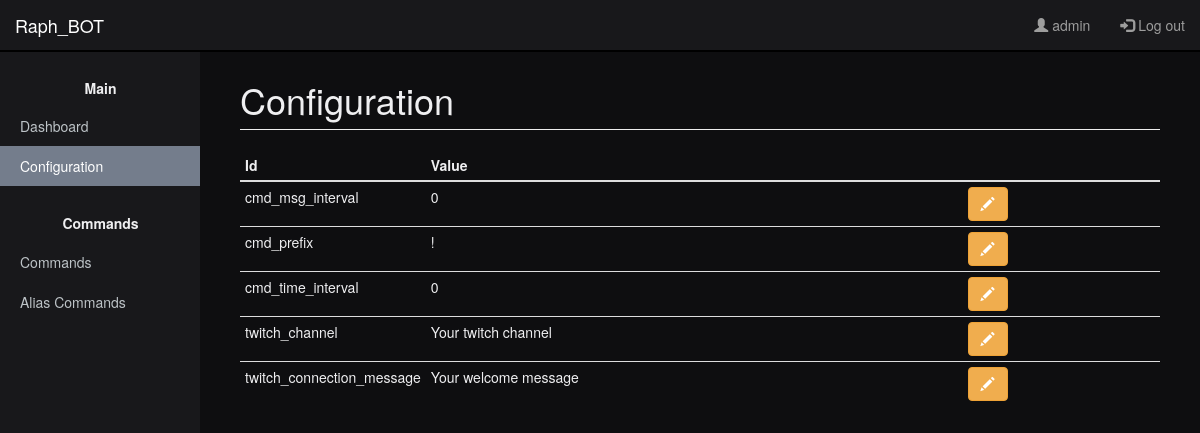
Page /config.php (signed in) on the committed database.
### tables this page shows
CREATE TABLE `config` (
  `#` int(11) NOT NULL,
  `UUID` varchar(36) NOT NULL,
  `id` varchar(30) NOT NULL,
  `value` text DEFAULT NULL
);

### www/src/php/header.php (called while the page is built, shortened)
<?php
require_once('src/php/db.php');
$UUID = $_SESSION['UUID'];

### www/src/php/db.php (called while the page is built, shortened)
<?php
function db_query_raw($db, $request){
    $res = mysqli_query($db, $request);
    return $res;
}

### www/config.php (the view, shortened to what this page needs)
<?php
require_once('src/php/header.php');
$data = db_query_raw($db, "SELECT * FROM config WHERE `UUID` = '$UUID' ORDER BY id");
$list = "";
while($row = mysqli_fetch_assoc($data)) {
    $list .= "
    <tr>
        <td>".$row["id"]."</td>
        <td id='value_".$row["id"]."'>".$row["value"]."</td>
        <td><button onClick='edit_entry(\"".$row["id"]."\", \"".$row["value"]."\")' class='btn btn-warning' type='button'><i class='glyphicon glyphicon-pencil'></i></button></td>
    </tr>";
}
?>
<!DOCTYPE html>
<html>
  <head>
  </head>
  <body>
    <?php include("src/php/navbar.php"); ?>
    <div class="col-sm-9 col-sm-offset-3 col-md-10 col-md-offset-2 main">
      <h1 class="page-header">Configuration</h1>
      <table class="table table-hover table-condensed">
          <thead>
              <tr>
                  <th class="col-xs-2">Id</th>
                  <th class="col-xs-7">Value</th>
                  <th></th>
              </tr>
            </thead>
          <tbody>
            <?php echo $list; ?>
          </tbody>
        </table>
    </div>
</body>
</html>

### www/src/php/navbar.php (shortened to what this page needs)
<nav class="navbar navbar-inverse navbar-fixed-top">
<div class="container-fluid">
    <div class="navbar-header">
    <span class="navbar-brand" href="#" id="bot_name_nav">Raph_BOT</span>
    </div>
    <div id='navbar' class='collapse navbar-collapse'>
        <ul class='nav navbar-nav navbar-right'>
          <li id='compte'><a href='password.php'><span class='glyphicon glyphicon-user'></span> <?php echo $_SESSION['username']; ?></a></li>
          <li><a href='logout.php'><span class='glyphicon glyphicon-log-in'></span> Log out</a></li>
        </ul>
    </div>
</div>
</nav>

### www/src/dashboard.css (style rules this page uses)
body { padding-top: 50px; color: #EFEFF1; background-color: #0E0E10; }
.navbar-fixed-top { border: 0; background-color: #18181B; border-bottom: 2px solid #000; }
.sidebar { display: none; }
@media (min-width: 768px) { .sidebar { position: fixed; top: 51px; bottom: 0; left: 0; z-index: 1000; display: block; padding: 20px; overflow-x: hidden; overflow-y: auto; background-color: #18181B; } }
.nav-sidebar { margin-right: -21px; margin-bottom: 20px; margin-left: -20px; }
.nav-sidebar > li > a { padding-right: 20px; padding-left: 20px; color: #bdc3c7; }
.nav-sidebar > .active > a, .nav-sidebar > .active > a:hover, .nav-sidebar > .active > a:focus { color: #fff; background-color: #747d8c; }
.main { padding: 20px; }
@media (min-width: 768px) { .main { padding-right: 40px; padding-left: 40px; } }
.main .page-header { margin-top: 10px; }

### rows in the picture
config: id "cmd_msg_interval", value "0"
config: id "cmd_prefix", value "!"
config: id "cmd_time_interval", value "0"
config: id "twitch_channel", value "Your twitch channel"
config: id "twitch_connection_message", value "Your welcome message"

### other values in the picture
$_SESSION['username'] "admin"
